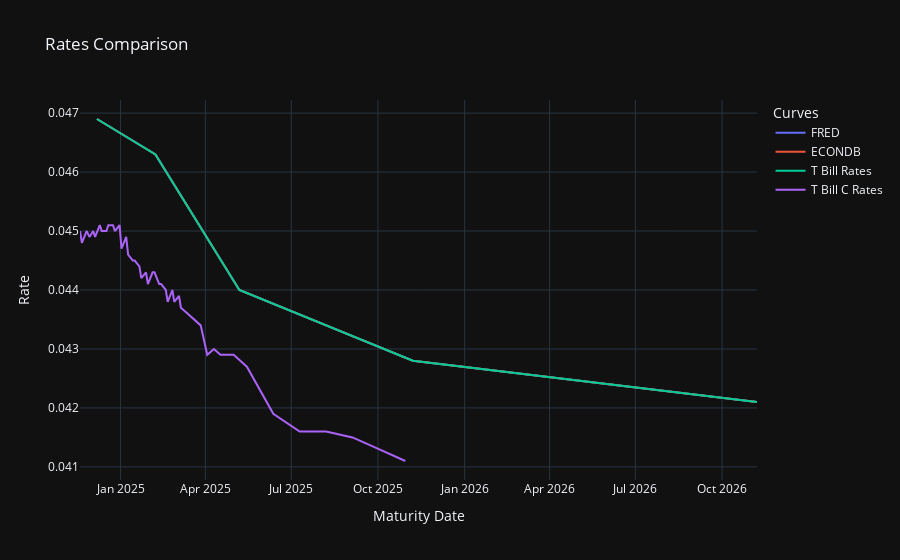

Notebook code for this chart:
### Markdown cell above
### T-Bill rates have been puled correctly and match the FRED and ECONDB

I am going to now add the calculated yields we got from the T Bill Prices to see if ther eis a major difference

### Code cell
end_date = start_date + pd.DateOffset(years=2)
start_date = t_df['maturity_date'].min()

t_df['maturity_date'] = pd.to_datetime(t_df['maturity_date'])
df['maturity'] = pd.to_datetime(df['maturity'])
df_econ['maturity'] = pd.to_datetime(df_econ['maturity'])
t_slice_df['maturity'] = pd.to_datetime(t_slice_df['maturity'])

df_filtered = df[(df['maturity'] >= start_date) & (df['maturity'] <= end_date)]
df_econ_filtered = df_econ[(df_econ['maturity'] >= start_date) & (df_econ['maturity'] <= end_date)]
t_slice_df_filtered = t_slice_df[(t_slice_df['maturity'] >= start_date) & (t_slice_df['maturity'] <= end_date)]
t_df_filtered = t_df[(t_df['maturity_date'] >= start_date) & (t_df['maturity_date'] <= end_date)]


fig = go.Figure()

fig.add_trace(go.Scatter(x=df_filtered['maturity'], y=df_filtered['rate'], mode='lines', name='FRED'))
fig.add_trace(go.Scatter(x=df_econ_filtered['maturity'], y=df_econ_filtered['rate'], mode='lines', name='ECONDB'))
fig.add_trace(go.Scatter(x=t_slice_df_filtered['maturity'], y=t_slice_df_filtered['rate'], mode='lines', name='T Bill Rates'))
fig.add_trace(go.Scatter(x=t_df_filtered['maturity_date'], y=t_df_filtered['calculated_yield'], mode='lines', name='T Bill C Rates'))

fig.update_layout(
    title="Rates Comparison",
    xaxis_title="Maturity Date",
    yaxis_title="Rate",
    legend_title="Curves",
    template="plotly_dark"
)

fig.show()

### Figure 1 — Plotly figure (JSON) as saved in the notebook; plotly's stock layout.template omitted (floating-point values rounded to 4 significant figures)
{"data": [{"mode": "lines", "name": "FRED", "type": "scatter", "x": ["2024-12-07T00:00:00", "2025-02-07T00:00:00", "2025-05-07T00:00:00", "2025-11-07T00:00:00", "2026-11-07T00:00:00"], "y": [0.0469, 0.0463, 0.044, 0.0428, 0.0421]}, {"mode": "lines", "name": "ECONDB", "type": "scatter", "x": ["2024-12-07T00:00:00", "2025-02-07T00:00:00", "2025-05-07T00:00:00", "2025-11-07T00:00:00", "2026-11-07T00:00:00"], "y": [0.0469, 0.0463, 0.044, 0.0428, 0.0421]}, {"mode": "lines", "name": "T Bill Rates", "type": "scatter", "x": ["2024-12-07T00:00:00", "2025-02-07T00:00:00", "2025-05-07T00:00:00", "2025-11-07T00:00:00", "2026-11-07T00:00:00"], "y": [0.0469, 0.0463, 0.044, 0.0428, 0.0421]}, {"mode": "lines", "name": "T Bill C Rates", "type": "scatter", "x": ["2024-11-19T00:00:00", "2024-11-21T00:00:00", "2024-11-26T00:00:00", "2024-11-29T00:00:00", "2024-12-03T00:00:00", "2024-12-05T00:00:00", "2024-12-10T00:00:00", "2024-12-12T00:00:00", "2024-12-17T00:00:00", "2024-12-19T00:00:00", "2024-12-24T00:00:00", "2024-12-26T00:00:00", "2024-12-31T00:00:00", "2025-01-02T00:00:00", "2025-01-07T00:00:00", "2025-01-09T00:00:00", "2025-01-14T00:00:00", "2025-01-16T00:00:00", "2025-01-21T00:00:00", "2025-01-23T00:00:00", "2025-01-28T00:00:00", "2025-01-30T00:00:00", "2025-02-04T00:00:00", "2025-02-06T00:00:00", "2025-02-11T00:00:00", "2025-02-13T00:00:00", "2025-02-18T00:00:00", "2025-02-20T00:00:00", "2025-02-25T00:00:00", "2025-02-27T00:00:00", "2025-03-04T00:00:00", "2025-03-06T00:00:00", "2025-03-13T00:00:00", "2025-03-20T00:00:00", "2025-03-27T00:00:00", "2025-04-03T00:00:00", "2025-04-10T00:00:00", "2025-04-17T00:00:00", "2025-04-24T00:00:00", "2025-05-01T00:00:00", "2025-05-08T00:00:00", "2025-05-15T00:00:00", "2025-06-12T00:00:00", "2025-07-10T00:00:00", "2025-08-07T00:00:00", "2025-09-04T00:00:00", "2025-10-02T00:00:00", "2025-10-30T00:00:00"], "y": [0.045, 0.0448, 0.045, 0.0449, 0.045, 0.0449, 0.0451, 0.045, 0.045, 0.0451, 0.0451, 0.045, 0.0451, 0.0447, 0.0449, 0.0446, 0.0445, 0.0445, 0.0444, 0.0442, 0.0443, 0.0441, 0.0443, 0.0443, 0.0441, 0.0441, 0.044, 0.0438, 0.044, 0.0438, 0.0439, 0.0437, 0.0436, 0.0435, 0.0434, 0.0429, 0.043, 0.0429, 0.0429, 0.0429, 0.0428, 0.0427, 0.0419, 0.0416, 0.0416, 0.0415, 0.0413, 0.0411]}], "layout": {"legend": {"title": {"text": "Curves"}}, "title": {"text": "Rates Comparison"}, "xaxis": {"title": {"text": "Maturity Date"}}, "yaxis": {"title": {"text": "Rate"}}}}
